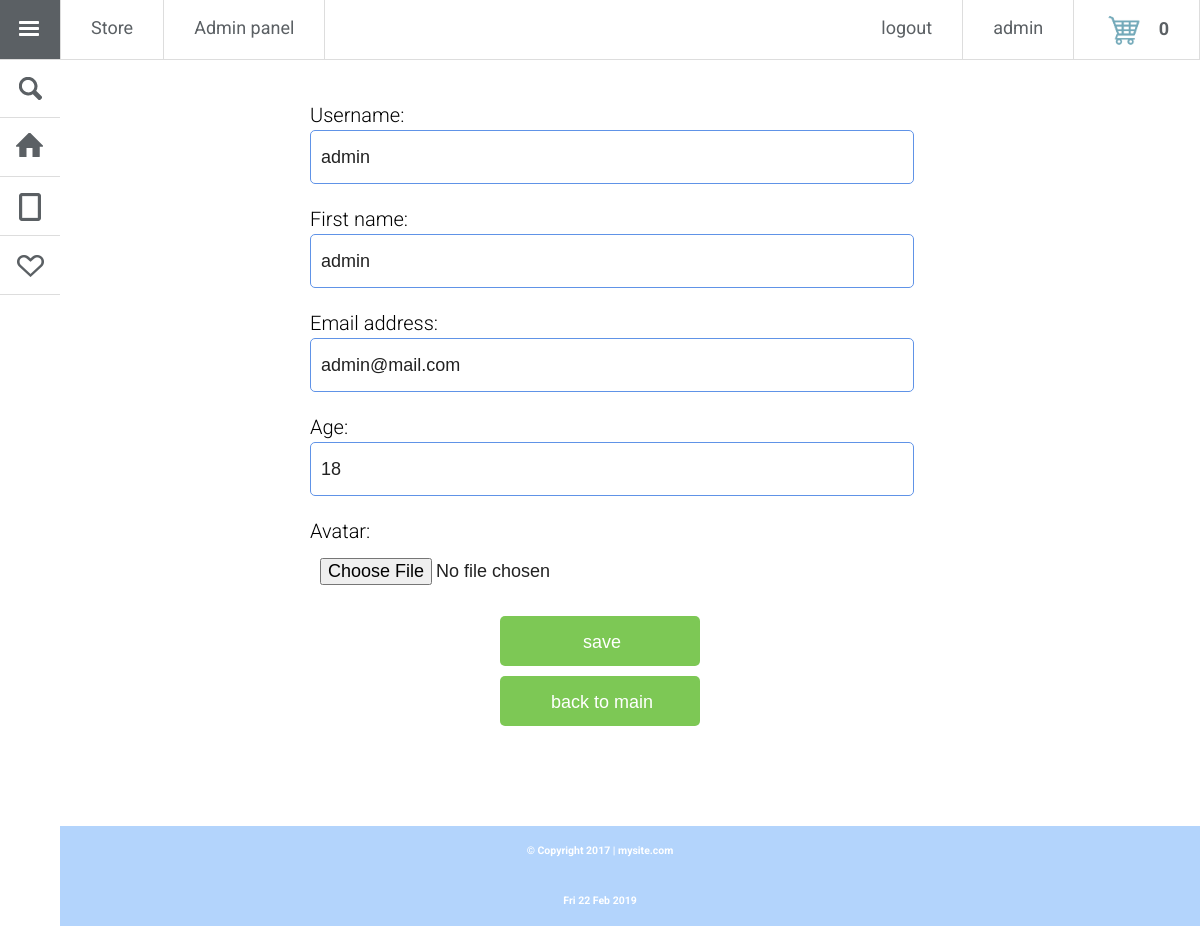
Page /auth/edit/ (signed in) on the committed database.
### authapp/models.py (models this page shows, shortened)
class AuthUsers(AbstractUser):
    au_avatar = models.ImageField(verbose_name='avatar', upload_to='users_avatars', blank=True)
    au_age = models.PositiveIntegerField(verbose_name='age')

### authapp/views.py (the view)
def edit(request):
    title = 'edit_user'
    if request.method == 'POST':
        edit_form = UserEditForm(request.POST, request.FILES,
                                     instance=request.user)
        if edit_form.is_valid():
            edit_form.save()
            return HttpResponseRedirect(request.META.get('HTTP_REFERER'))
    else:
        edit_form = UserEditForm(instance=request.user)
    content = {'title': title,
               'edit_form': edit_form,
               'collections': wallpaper_collections,
               'basket': basket_func(request)}
    return render(request, 'authapp/edit.html', content)

### authapp/forms.py (shortened to what this page needs)
class UserEditForm(UserChangeForm):
    class Meta:
        model = AuthUsers
        fields = ('username', 'first_name', 'email', 'au_age', 'au_avatar',
                  'password')
    def __init__(self, *args, **kwargs):
        super().__init__(*args, **kwargs)
        for field_name, field in self.fields.items():
            field.widget.attrs['class'] = 'form-control'
            field.help_text = ''
            if field_name == 'password':
                field.widget = forms.HiddenInput()

### mainapp/views.py (called while the page is built)
def basket_func(request):
    basket = []
    if request.user.is_authenticated:
        basket = Basket.objects.filter(basket_user=request.user)
    return basket

### authapp/templates/authapp/edit.html (shortened to what this page needs)
{% extends 'index.html' %}
{% load static %}
{% block container %}
{% block css_js %}
{{ block.super }}
<link rel="stylesheet" href="{% static 'css/auth_form.css' %}" />
{% endblock %}
<div class="reg_form">
    <form class="form-horizontal" action="{% url 'auth:edit' %}" method="post"
    enctype="multipart/form-data">
    {{ edit_form.as_p }}
    <input class="form-control" type="submit" value="save">
    </form>
    <a href="{% url 'main' %}"><input type="submit" class="button_active" value="back to main"></a>
</div>
{% endblock %}

### templates/index.html (shortened to what this page needs)
{% load static %}
<!DOCTYPE HTML>
<html lang="en-US">
<head>
	{% block css_js %}
	<link rel="stylesheet" href="{% static 'css/normalize.css' %}" />
	<link rel="stylesheet" href="{% static 'css/main.css' %}" />
	{% endblock %}
</head>
<body>
	<nav>
		<ul>
			<li><a href="#" class="icon icon-menu" id="btn-menu">Menu</a></li>
			<li><a href="{% url 'collections' %}">Store</a></li>
			{% if user.is_authenticated %}
				{% if user.is_superuser %}
				<li><a href="{% url 'admin:users' %}">Admin panel</a></li>
				{% endif %}
			{% endif %}
		</ul>
		<ul>
			{% if user.is_authenticated %}
			<li class="right_nav">
				<a href="{% url 'basket:edit' %}">
					<div class="nav_user_avatar">
						<img src="/media/basket.png">
						<strong>{{ basket.0.total_quantity|default:0 }}</strong>
					</div>
				</a>
			</li>
			<li class="right_nav">
				<a href="{% url 'auth:edit' %}">
					<div class="nav_user_avatar">
					{{ user.first_name|default:'AnyUser' }}
					</div>
				</a>
			</li>
			{% endif %}
			<li class="right_nav">
				{% if user.is_authenticated %}
				<a href="{% url 'auth:logout' %}">logout</a>
				{% else %}
				<a href="{% url 'auth:login' %}">login</a>
				{% endif %}
			</li>
		</ul>
	</nav>
	<div id="sideNav">
		<ul>
			<li class="searchForm"><a href="#" class="icon icon-search"><span><input type="text" placeholder="Search" class="search" /></span></a></li>
			<li><a href="{% url 'main' %}" class="icon icon-home"><span>Home</span></a></li>
			<li><a href="{% url 'collections' %}" class="icon icon-articles"><span>Collections</span></a>
			</li>
			<li><a href="{% url 'contacts' %}" class="icon icon-social"><span>Contacts</span></a>
			</li>
		</ul>
	</div>
	<div class="container">
		{% block container %}{% endblock %}
	</div>
	<footer class="footer">
		<a href="#"><h6>© Copyright 2017 | mysite.com</h6></a>
		<h6>{% now "D d M Y" %}</h6>
	</footer>
</body>
</html>

### static/css/main.css (style rules this page uses)
html { height:100%; }
body { height: auto; font-size:14px; background: #fff url(../img/bg.png) no-repeat center center fixed; -webkit-background-size: cover; -moz-background-size: cover; -o-background-size: cover; background-size: cover; font-family: 'Roboto', sans-serif; display: flex; min-height: 100vh; flex-direction: column }
.container { text-align:center; width: 100%; margin:0 auto; min-height: 100vh; }
.container a { color:#78beef; text-decoration:none; }
.container p { font-weight:300; font-size:20px; line-height:30px; color:#ddd; margin-bottom:0; }
nav { font-family: 'Roboto', sans-serif; width: 100%; height: 59px; border-bottom:1px solid #ddd; position: fixed; top:0; left:0; z-index:20; background-color:#ffffff; }
nav ul, #sideNav ul, #sideNav ul ul { margin:0; padding:0; list-style:none; }
nav li { margin:0; float:left; border-right:1px solid #ddd; font-size:18px; }
.right_nav { float:right; color:#5b6064; display:block; }
nav a, #sideNav a { color:#5b6064; text-decoration:none; display:block; padding:10px 30px; height:59px; -webkit-box-sizing: border-box; -moz-box-sizing: border-box; -o-box-sizing: border-box; line-height:35px; }
#sideNav, #sideNav.showHalfMenu, #sideNav.showFullMenu, #sideNav ul ul li, #sideNav.showFullMenu ul ul li { -webkit-transition: 0.2s ease; -moz-transition: 0.2s ease; -ms-transition: 0.2s ease; transition: 0.2s ease; }
#sideNav { position: fixed; left:-60px; top:59px; width: 60px; height:100%; background-color:#fff; overflow-y: auto; }
#sideNav.showHalfMenu { left:0; }
#sideNav > ul { width: 100%; padding-bottom:60px; }
#sideNav ul li { width: 100%; margin:0; font-weight:300; }
#sideNav ul li a { border-bottom:1px solid #ddd; padding-left:70px; }
.icon { background: transparent url('../img/icons.png') no-repeat 0 0; }
.icon-menu { text-indent:-99999em; background-position: 0 0; }
.icon-search { background-position: 0 -60px; }
.icon-home { background-position: 0 -120px; }
.icon-articles { background-position: 0 -180px; }
.icon-social { background-position: 0 -240px; }
.footer { width: 100%; text-align: center; line-height: 50px; background-color: #b3d4fc; flex: 1; }
.footer h6 { line-height: 50px; color: #FFF; margin: 0; }
.footer a { text-decoration: none; }
.nav_user_avatar { display: block; }
.nav_user_avatar img { border-radius: 50%; width: 40px; height: 40px; margin-right: 10px; }

### static/css/auth_form.css (style rules this page uses)
.reg_form { display: block; width: 50%; height: 100%; margin: 100px auto; }
.reg_form p { color: black; display: block; text-align: left; padding-left: 10px; }
.reg_form input, .reg_form textarea { line-height: 50px; font-size: 18px; width: 100%; height: 50px; border: 1px solid #6093e7; outline: none; border-radius: 5px; margin-bottom: 20px; text-align: left; padding-left: 10px; }
.reg_form input[type='submit'] { display: block; width: 200px; height: 50px; border: none; background: #7DC855; margin: auto; margin-bottom: 10px; text-align: center; border-radius: 5px; line-height: 50px; font-size: 18px; color: white; }
.reg_form input[type='file'] { display: block; border: 0px; }

### rows in the picture
AuthUsers: first_name "admin", username "admin", email "admin@mail.com", au_age "18"

### other values in the picture
{{ basket.0.total_quantity|default:0 }} "0"
